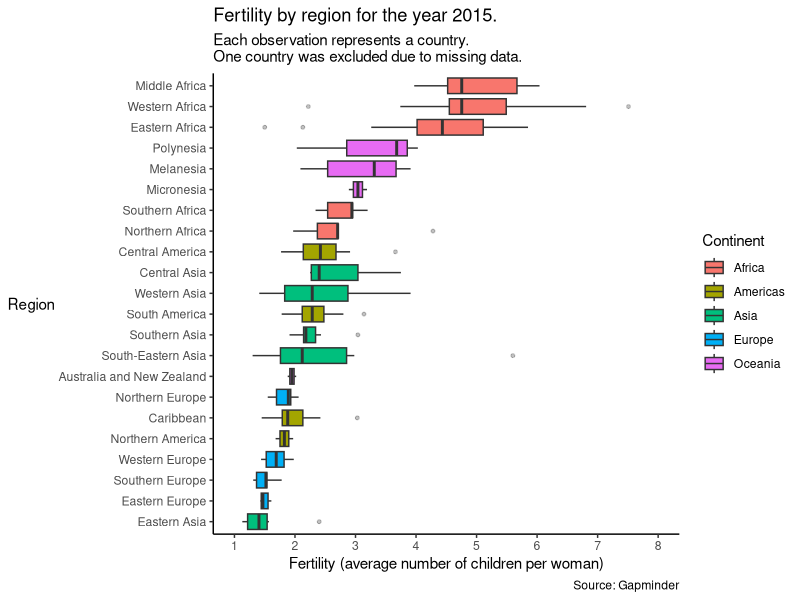
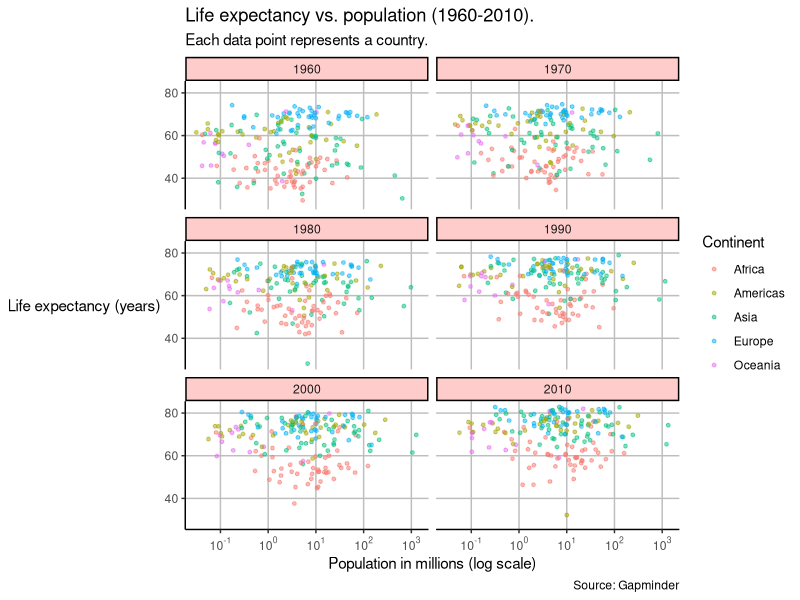

R code for these plots, in order:
## ---- chunk 1
knitr::opts_chunk$set(echo = TRUE, message=FALSE, warning=FALSE)
## ---- chunk 2
library(tidyverse)
library(knitr)
library(dslabs)
library(scales)
## ---- chunk 3
str(gapminder)
## ---- chunk 4
gapminder2015 <- filter(gapminder, year == 2015)
kable(head(gapminder2015))
str(gapminder2015)
## ---- chunk 5
ggplot(gapminder2015, aes(reorder(region, fertility, na.rm = T, FUN = median), fertility, fill=continent)) +
  geom_boxplot(outlier.alpha = 0.3, outlier.size = 1) +
  scale_y_continuous(limits = c(1,8),
                     breaks = seq(1,8,1)) +
  labs(x = "Region",
       y = "Fertility (average number of children per woman)",
       fill = "Continent",
       title = "Fertility by region for the year 2015.",
       subtitle = "Each observation represents a country.\nOne country was excluded due to missing data.",
       caption = "Source: Gapminder") +
  coord_flip() +
  theme_classic() +
  theme(
    axis.title.y = element_text(angle = 0, vjust = 0.5)
  )
## ---- chunk 6
gapminder1960_2010 <- filter(gapminder, year %in% c("1960", "1970", "1980", "1990", "2000", "2010"))
kable(head(gapminder1960_2010))
str(gapminder1960_2010)
## ---- chunk 7
ggplot(gapminder1960_2010, aes(population/10^6, life_expectancy, color = continent)) +
  geom_point(size = 1, alpha = 0.5) +
  scale_x_continuous(trans='log10',
                     breaks=trans_breaks('log10', function(x) 10^x),
                     labels=trans_format('log10', math_format(10^.x))) +
  labs(x = "Population in millions (log scale)",
       y = "Life expectancy (years)",
       color = "Continent",
       title = "Life expectancy vs. population (1960-2010).",
       subtitle = "Each data point represents a country.",
       caption = "Source: Gapminder") +
  facet_wrap(vars(year), ncol = 2) +
  theme_classic() +
  theme(
    axis.title.y = element_text(angle = 0, vjust = 0.5),
    panel.grid.major = element_line(color = "grey"),
    strip.background = element_rect(fill = "#ffcccc")
  )
